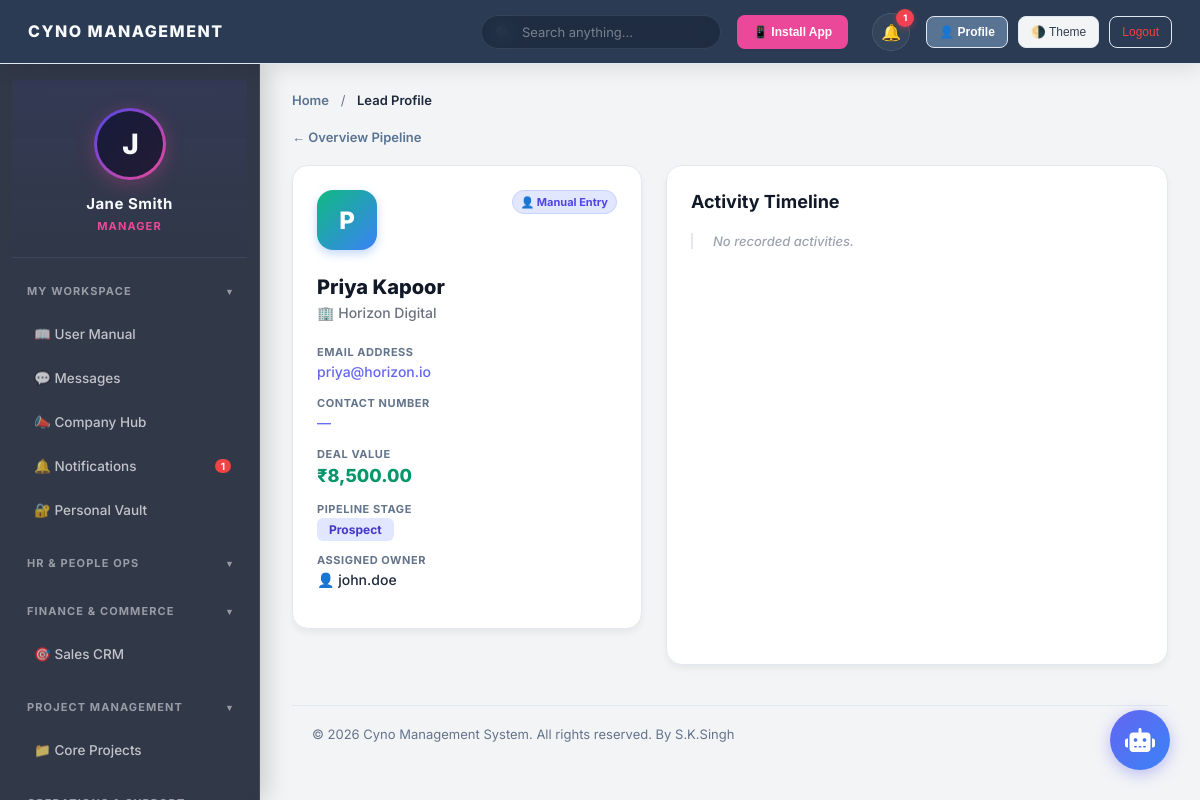
Page /lead_profile.php?id=3 (signed in) on the committed database.
### tables this page shows
CREATE TABLE crm_leads (
        id INTEGER PRIMARY KEY AUTOINCREMENT,
        lead_name TEXT NOT NULL,
        company TEXT,
        email TEXT,
        value REAL DEFAULT 0,
        stage TEXT DEFAULT 'Prospect',
        owner_id TEXT NOT NULL,
        last_contact DATETIME DEFAULT CURRENT_TIMESTAMP
    , follow_up_date DATE, phone TEXT DEFAULT NULL, source TEXT DEFAULT 'Manual Entry', tags TEXT DEFAULT NULL, custom_data TEXT DEFAULT NULL, branch_id TEXT DEFAULT 'Global HQ');

### includes/db.php (called while the page is built, shortened)
<?php
function getEnvVar($key) {
    return getenv($key) ?: ($_SERVER[$key] ?? $_ENV[$key] ?? '');
}
$db_url = getEnvVar('DATABASE_URL');
$db_host = getEnvVar('DB_HOST');
$use_mysql = false;
$mysql_dsn = '';
$mysql_user = '';
$mysql_pass = '';
if (!empty($db_url) && str_starts_with($db_url, 'mysql://')) {
    if (preg_match('/^mysql:\/\/([^:]+):(.*)@([^:\/]+)(?::(\d+))?\/(.+)$/', $db_url, $matches)) {
        $mysql_user = urldecode($matches[1]);
        $mysql_pass = urldecode($matches[2]);
        $host       = urldecode($matches[3]);
        $port       = $matches[4] ?: 3306;
        $dbname     = urldecode($matches[5]);
    } else {
        $parsed = parse_url($db_url);
        $host = $parsed['host'] ?? '127.0.0.1';
        $port = $parsed['port'] ?? 3306;
        $dbname = ltrim($parsed['path'] ?? '', '/');
        $mysql_user = $parsed['user'] ?? '';
        $mysql_pass = $parsed['pass'] ?? '';
    }
    if (empty($mysql_pass)) {
        $mysql_pass = getEnvVar('DB_PASSWORD') ?: getEnvVar('DB_PASS') ?: getEnvVar('MYSQL_PASSWORD') ?: getEnvVar('MYSQL_ROOT_PASSWORD') ?: '';
    }
    if (empty($mysql_user)) {
        $mysql_user = getEnvVar('DB_USERNAME') ?: getEnvVar('DB_USER') ?: getEnvVar('MYSQL_USER') ?: 'root';
    }
    if (empty($dbname)) {
        $dbname = getEnvVar('DB_DATABASE') ?: getEnvVar('DB_NAME') ?: getEnvVar('MYSQL_DATABASE') ?: 'cms';
    }
    $mysql_dsn = "mysql:host={$host};port={$port};dbname={$dbname};charset=utf8mb4";
    $use_mysql = true;
} else {
    $db_file = __DIR__ . '/../database.sqlite';
}
try {
    if ($use_mysql) {
        $pdo = new PDO($mysql_dsn, $mysql_user, $mysql_pass);
        $pdo->setAttribute(PDO::ATTR_ERRMODE, PDO::ERRMODE_EXCEPTION);
    } else {
        $pdo = new PDO("sqlite:" . $db_file);
        $pdo->setAttribute(PDO::ATTR_ERRMODE, PDO::ERRMODE_EXCEPTION);
        $pdo->exec("PRAGMA foreign_keys = ON;");
    }
    $pdo->exec("CREATE TABLE IF NOT EXISTS settings (setting_key VARCHAR(255) PRIMARY KEY, setting_value TEXT)");
    $GLOBAL_SETTINGS = [];
    foreach($pdo->query("SELECT * FROM settings") as $r) {
        $GLOBAL_SETTINGS[$r['setting_key']] = $r['setting_value'];
    }
} catch (PDOException $e) {
    http_response_code(500);
    $padding = str_repeat(" ", 512);
    die("<div style='font-family:sans-serif;text-align:center;margin-top:100px;'><h2>⚠️ System Temporarily Unavailable</h2><p>Our database is currently undergoing maintenance or experiencing a connection issue. Please try again in a few minutes.</p></div>\n");
}

### lead_profile.php (the view, shortened to what this page needs)
<?php
require_once 'includes/db.php';
require_once 'includes/header.php';
require_once 'includes/sidebar.php';
$leadId = isset($_GET['id']) ? (int)$_GET['id'] : 0;
$stmt = $pdo->prepare("SELECT * FROM crm_leads WHERE id = ?");
$stmt->execute([$leadId]);
$lead = $stmt->fetch(PDO::FETCH_ASSOC);
$activitiesStmt = $pdo->prepare("SELECT a.*, u.name as user_name FROM crm_activities a LEFT JOIN users u ON a.user_id = u.login_id WHERE a.lead_id = ? ORDER BY a.created_at DESC");
$activitiesStmt->execute([$leadId]);
$activities = $activitiesStmt->fetchAll(PDO::FETCH_ASSOC);
?>
<div class="content-section active">
    <div style="margin-bottom: 20px;">
        <a href="crm.php" style="color:var(--primary-color); text-decoration:none; font-size:13px; font-weight:600;">&larr; Overview Pipeline</a>
    </div>
    <div class="profile-grid">
        <div class="card">
            <?php
                $isPabbly = stripos($lead['source'], 'pabbly') !== false;
            ?>
            <div style="display:flex; justify-content:space-between; align-items:flex-start; margin-bottom:24px;">
                <div style="width: 60px; height: 60px; border-radius: 16px; background: linear-gradient(135deg, #10b981, #3b82f6); color: white; display: flex; align-items: center; justify-content: center; font-size: 24px; font-weight: 800; box-shadow: 0 4px 10px rgba(59,130,246,0.3);">
                    <?= strtoupper(substr($lead['lead_name'], 0, 1)) ?>
                </div>
                <div class="origin-badge <?= $isPabbly ? 'origin-pabbly' : 'origin-manual' ?>">
                    <?= $isPabbly ? '⚡ Pabbly Webhook' : '👤 Manual Entry' ?>
                </div>
            </div>
            <h2 style="font-size:20px; font-weight:800; color:#111827; margin-bottom:4px;"><?= htmlspecialchars($lead['lead_name']) ?></h2>
            <div style="font-size:14px; color:#6b7280; font-weight:500; margin-bottom:24px;">🏢 <?= htmlspecialchars($lead['company'] ?: 'Independent / Personal') ?></div>
            <div class="field-label">Email Address</div>
            <div class="field-value"><a href="mailto:<?= htmlspecialchars($lead['email']) ?>" style="color:#6366f1; text-decoration:none;"><?= htmlspecialchars($lead['email'] ?: '—') ?></a></div>
            <div class="field-label">Contact Number</div>
            <div class="field-value"><a href="tel:<?= htmlspecialchars($lead['phone']) ?>" style="color:#6366f1; text-decoration:none;"><?= htmlspecialchars($lead['phone'] ?: '—') ?></a></div>
            <div class="field-label">Deal Value</div>
            <div class="field-value" style="color:#059669; font-size:18px; font-weight:800;"><?= ($GLOBAL_SETTINGS['currency'] ?? '₹') ?><?= number_format($lead['value'], 2) ?></div>
            <div class="field-label">Pipeline Stage</div>
            <div class="field-value">
                <span style="background:#e0e7ff; color:#4338ca; padding:4px 12px; border-radius:6px; font-weight:700; font-size:12px;"><?= htmlspecialchars($lead['stage']) ?></span>
            </div>
            <div class="field-label">Assigned Owner</div>
            <div class="field-value">👤 <?= htmlspecialchars($lead['owner_id']) ?></div>
        </div>
        <div class="card" style="min-height: 500px;">
            <div style="display:flex; justify-content:space-between; align-items:center; margin-bottom:20px;">
                <h3 style="margin:0; color:#111827; font-size:18px;">Activity Timeline</h3>
            </div>
            <div class="timeline">
                <?php if(empty($activities)): ?>
                <p style="color:#9ca3af; font-size:13px; font-style:italic;">No recorded activities.</p>
                <?php endif; ?>
            </div>
        </div>
    </div>
</div>
<?php require_once 'includes/footer.php'; ?>

### assets/css/style.css (style rules this page uses)
:root { --bg-body: #f3f4f6; --bg-header: #2a3b53; --bg-sidebar: #2a3b53; --bg-main: #f3f4f6; --bg-card: #ffffff; --bg-hover: rgba(255, 255, 255, 0.1); --border-card: #e2e8f0; --text-heading: #1e293b; --text-body: #334155; --text-muted: #64748b; --input-bg: #ffffff; --input-border: #cbd5e1; --table-header: #f8fafc; --primary-color: #597393; --primary-hover: #475f7e; --primary-light: rgba(255, 255, 255, 0.15); --success: #10b981; --warning: #f59e0b; --danger: #ef4444; --modal-overlay: rgba(15,23,42,0.6); --shadow-xs: 0 1px 2px 0 rgba(0, 0, 0, 0.05); --shadow-sm: 0 4px 6px -1px rgba(0, 0, 0, 0.05), 0 2px 4px -2px rgba(0, 0, 0, 0.05); --shadow-soft: 0 10px 25px -5px rgba(0, 0, 0, 0.05), 0 8px 10px -6px rgba(0, 0, 0, 0.05); --radius-sm: 8px; --radius-md: 12px; --radius-lg: 16px; --sidebar-w: 260px; --header-h: 64px; }
*, *::before, *::after { margin:0; padding:0; box-sizing:border-box; }
html { font-size:14px; -webkit-font-smoothing:antialiased; }
body { font-family:'Inter',system-ui,sans-serif; background:var(--bg-body); color:var(--text-body); min-height:100vh; overflow:hidden; }
h1,h2,h3,h4,h5,h6 { font-weight:600; color:var(--text-heading); line-height:1.3; }
a { color:var(--primary-color); text-decoration:none; }
.content-section.active { display:block; }
.dashboard-card, .card { background:var(--bg-card); border:1px solid var(--border-card); border-radius:var(--radius-lg); padding:20px; transition:box-shadow .2s, transform .2s; box-shadow:var(--shadow-xs); }
.dashboard-card h3, .card h3 { font-size:26px; font-weight:700; color:var(--text-heading); margin-bottom:4px; }
.dashboard-card p, .card p { font-size:13px; color:var(--text-muted); font-weight:500; margin:0; }
.content-section.active { animation: fadeInUp .35s ease-out; }
.dashboard-card, .card { animation: fadeInUp .4s ease-out both; }

### lead_profile.php (style rules this page uses)
.profile-grid { display: grid; grid-template-columns: 350px 1fr; gap: 24px; align-items: start; }
.card { background: white; border-radius: 16px; padding: 24px; box-shadow: 0 4px 6px rgba(0,0,0,0.05); border: 1px solid var(--border-card); }
.field-label { font-size: 11px; color: var(--text-muted); text-transform: uppercase; font-weight: 700; letter-spacing: 0.05em; margin-bottom: 4px; }
.field-value { font-size: 14px; color: var(--text-heading); font-weight: 500; margin-bottom: 16px; word-break: break-all; }
.origin-badge { font-size: 11px; padding: 4px 8px; border-radius: 99px; font-weight: 700; display: inline-flex; align-items: center; gap: 6px; }
.origin-manual { background: #e0e7ff; color: #4f46e5; border: 1px solid #c7d2fe; }
.timeline { position: relative; padding-left: 20px; border-left: 2px solid #e5e7eb; margin-top: 20px; }

### rows in the picture
crm_leads: lead_name "P", lead_name "Priya Kapoor", company "Horizon Digital", email "priya@horizon.io", phone "—", value "8,500.00", stage "Prospect", owner "john.doe"

### other values in the picture
$GLOBAL_SETTINGS['company_name'] "CYNO MANAGEMENT"
$_notifCount "1"
substr($_SESSION['name'],0,1) "J"
$_SESSION['name'] "Jane Smith"
$_SESSION['role'] "MANAGER"
$nc "1"
$pageTitle "Lead Profile"
$GLOBAL_SETTINGS['currency'] "₹"
